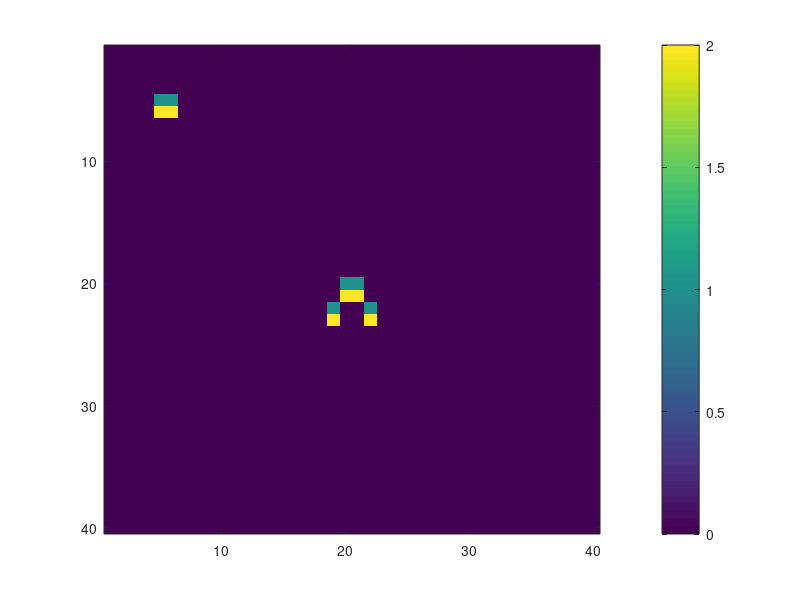

Write the MATLAB code that produced this figure. (Note: this script raises an error after producing the figure.)
clear all;

%input grid number
n = 40;

I = zeros(n); %create grid

I(5,5) = 1;
I(5,6) = 1;
I(6,5) = 2;
I(6,6) = 2;

I(20,21) = 1;
I(20,20) = 1;
I(21,20) = 2;
I(21,21) = 2;
I(22,19) = 1;
I(22,22) = 1;
I(23,19) = 2;
I(23,22) = 2;

imagesc(I); %plot
fig1 = imagesc(I);
caxis([0 2]);
colorbar('Ticks',[0,1,2],'TickLabels',{'ready','firing','rest'},'FontSize',14)
title('shapes that move forward at a rate of one cell per time step','FontSize',16)
%saveas(fig1,'task2_1.png');


waitforbuttonpress;
%for tentime = 1:10
for t = 1:200
    
    I = transit(n,I);
    imagesc(I)
    %pause(0.25)

end
    
    





           



